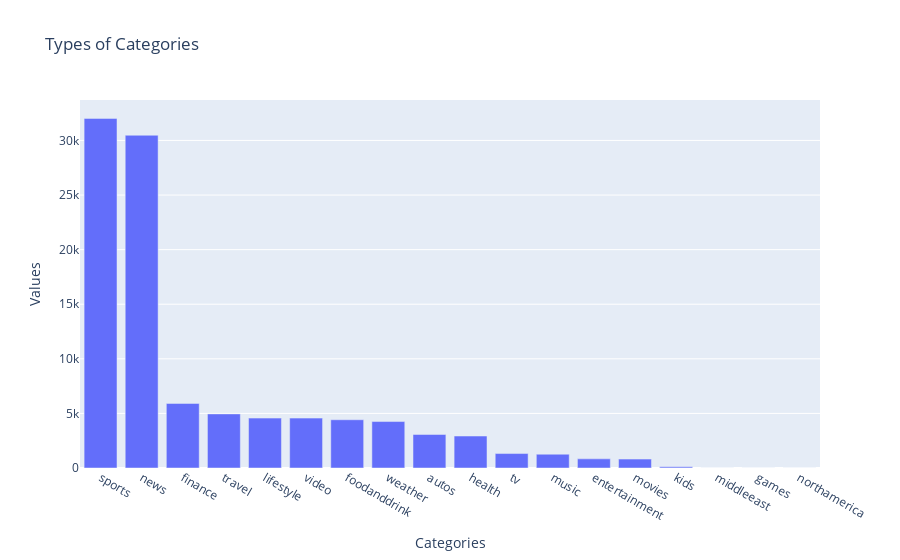

Source (notebook cell):
### Code cell
cats = data.news_category.value_counts()
indexes = cats.index
vals = cats.values
fig = px.bar(data, x=indexes, y=vals, title='Types of Categories')
fig.update_xaxes(title='Categories')
fig.update_yaxes(title='Values')
fig.show()

### Figure 1 — Plotly figure (JSON) as saved in the notebook; plotly's stock layout.template omitted (floating-point values rounded to 4 significant figures)
{"data": [{"alignmentgroup": "True", "hovertemplate": "x=%{x}<br>y=%{y}<extra></extra>", "legendgroup": "", "marker": {"color": "#636efa"}, "name": "", "offsetgroup": "", "orientation": "v", "showlegend": false, "textposition": "auto", "type": "bar", "x": ["sports", "news", "finance", "travel", "lifestyle", "video", "foodanddrink", "weather", "autos", "health", "tv", "music", "entertainment", "movies", "kids", "middleeast", "games", "northamerica"], "xaxis": "x", "y": [32020, 30478, 5916, 4955, 4570, 4569, 4418, 4255, 3071, 2929, 1323, 1263, 837, 815, 104, 2, 1, 1], "yaxis": "y"}], "layout": {"barmode": "relative", "legend": {"tracegroupgap": 0}, "title": {"text": "Types of Categories"}, "xaxis": {"anchor": "y", "domain": [0, 1], "title": {"text": "Categories"}}, "yaxis": {"anchor": "x", "domain": [0, 1], "title": {"text": "Values"}}}}
